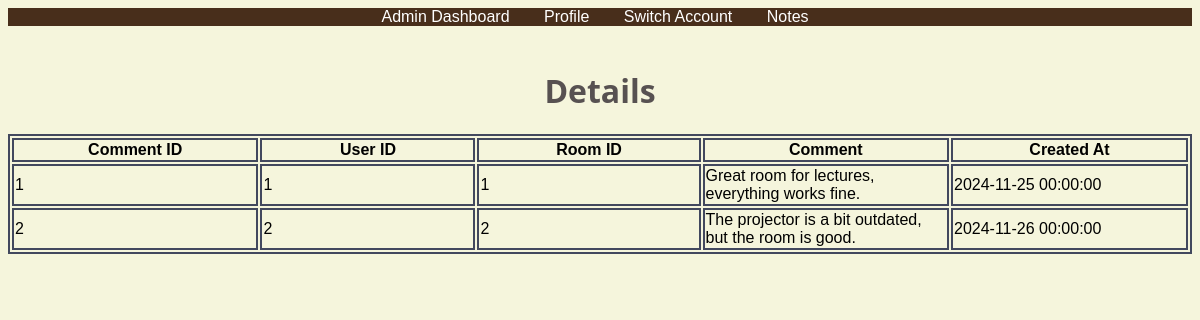
/views/Comments.php, run on the app's committed database.
### tables this page shows
CREATE TABLE `comments` (
  `comment_id` int(11) NOT NULL,
  `user_id` int(11) NOT NULL,
  `room_id` int(11) NOT NULL,
  `comment_text` text NOT NULL,
  `created_at` datetime NOT NULL DEFAULT current_timestamp()
);

### views/Comments.php (the view, shortened to what this page needs)
<?php
require '../php/db_connection.php';
try {
    $stmt = $conn->prepare('SELECT * FROM comments');
    $stmt->execute();
    $comments = $stmt->fetchAll(PDO::FETCH_ASSOC);
} catch (Exception $e) {
    echo "Error: " . $e->getMessage();
    exit;
}
?>
<!DOCTYPE html>
<html lang="en">
<head>
    <link rel="stylesheet" href="../css/design.css">
    <nav>
        <ul>
            <li><a href="structure.html">Admin Dashboard</a></li>
            <li><a href="profile.html">Profile</a></li>
            <li><a href="#Switch">Switch Account</a></li>
            <li><a href="NotesPage.html">Notes</a></li>
        </ul>
    </nav>
</head>
<body>
    <h1 class="heads"> Details</h1>
</body>
</html>
<table>
    <tr>
        <th>Comment ID</th>
        <th>User ID</th>
        <th>Room ID</th>
        <th>Comment</th>
        <th>Created At</th>
    </tr>
    <?php
    foreach ($comments as $comment) {
        echo "<tr>";
        echo "<td>" . htmlspecialchars($comment['comment_id']) . "</td>";
        echo "<td>" . htmlspecialchars($comment['user_id']) . "</td>";
        echo "<td>" . htmlspecialchars($comment['room_id']) . "</td>";
        echo "<td>" . htmlspecialchars($comment['comment_text']) . "</td>";
        echo "<td>" . htmlspecialchars($comment['created_at']) . "</td>";
        echo "</tr>";
    }
    ?>
</table>

### css/design.css (style rules this page uses)
body { background-color:rgb(245,245,220); font-family: system-ui, -apple-system, BlinkMacSystemFont, 'Segoe UI', Roboto, Oxygen, Ubuntu, Cantarell, 'Open Sans', 'Helvetica Neue', sans-serif; }
.heads { text-align: center; color: rgb(87,81,81); }
nav { background-color: rgb(72, 46, 27); text-align: center; font-family: 'Lucida Sans', 'Lucida Grande', sans-serif; }
nav ul { list-style-type: none; padding: 0; margin: 0; }
nav li { display: inline; margin-right: 10px; }
nav a { color: white; text-decoration: none; padding: 5px 10px; }
table, th, td { border: 2px solid #42485e; column-width: 1000px; font-family: 'Lucida Sans', 'Lucida Sans Regular', 'Lucida Grande', 'Lucida Sans Unicode', Geneva, Verdana, sans-serif; font-size: medium; }

### data on the page
comments: comment_id "1", user "1", room "1", comment_text "Great room for lectures, everything works fine.", created_at "2024-11-25 00:00:00"
comments: comment_id "2", user "2", room "2", comment_text "The projector is a bit outdated, but the room is good.", created_at "2024-11-26 00:00:00"
